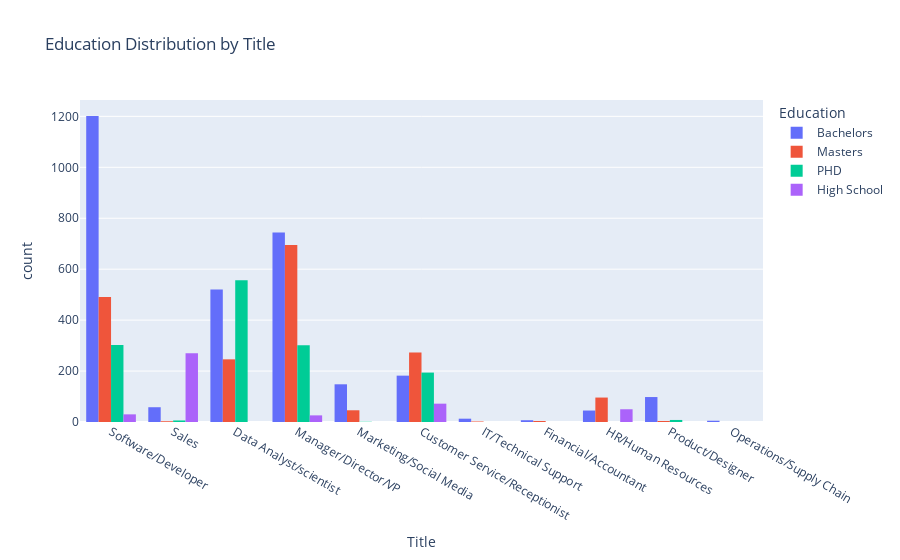

Here is the notebook cell this chart was saved with:
### Code cell
# Education Distribution for each title 
px.histogram(data_frame=df , x = 'Title' , color='Education' , barmode='group' , title= 'Education Distribution by Title')

### Figure 1 — Plotly figure (JSON) as saved in the notebook; plotly's stock layout.template omitted (floating-point values rounded to 4 significant figures; data arrays with more than 128 entries replaced by an {"elided": "..."} marker saying what was removed)
{"data": [{"alignmentgroup": "True", "bingroup": "x", "hovertemplate": "Education=Bachelors<br>Title=%{x}<br>count=%{y}<extra></extra>", "legendgroup": "Bachelors", "marker": {"color": "#636efa", "pattern": {"shape": ""}}, "name": "Bachelors", "offsetgroup": "Bachelors", "orientation": "v", "showlegend": true, "type": "histogram", "x": {"elided": "3021 str values"}, "xaxis": "x", "yaxis": "y"}, {"alignmentgroup": "True", "bingroup": "x", "hovertemplate": "Education=Masters<br>Title=%{x}<br>count=%{y}<extra></extra>", "legendgroup": "Masters", "marker": {"color": "#EF553B", "pattern": {"shape": ""}}, "name": "Masters", "offsetgroup": "Masters", "orientation": "v", "showlegend": true, "type": "histogram", "x": {"elided": "1860 str values"}, "xaxis": "x", "yaxis": "y"}, {"alignmentgroup": "True", "bingroup": "x", "hovertemplate": "Education=PHD<br>Title=%{x}<br>count=%{y}<extra></extra>", "legendgroup": "PHD", "marker": {"color": "#00cc96", "pattern": {"shape": ""}}, "name": "PHD", "offsetgroup": "PHD", "orientation": "v", "showlegend": true, "type": "histogram", "x": {"elided": "1369 str values"}, "xaxis": "x", "yaxis": "y"}, {"alignmentgroup": "True", "bingroup": "x", "hovertemplate": "Education=High School<br>Title=%{x}<br>count=%{y}<extra></extra>", "legendgroup": "High School", "marker": {"color": "#ab63fa", "pattern": {"shape": ""}}, "name": "High School", "offsetgroup": "High School", "orientation": "v", "showlegend": true, "type": "histogram", "x": {"elided": "448 str values"}, "xaxis": "x", "yaxis": "y"}], "layout": {"barmode": "group", "legend": {"title": {"text": "Education"}, "tracegroupgap": 0}, "title": {"text": "Education Distribution by Title"}, "xaxis": {"anchor": "y", "domain": [0, 1], "title": {"text": "Title"}}, "yaxis": {"anchor": "x", "domain": [0, 1], "title": {"text": "count"}}}}
